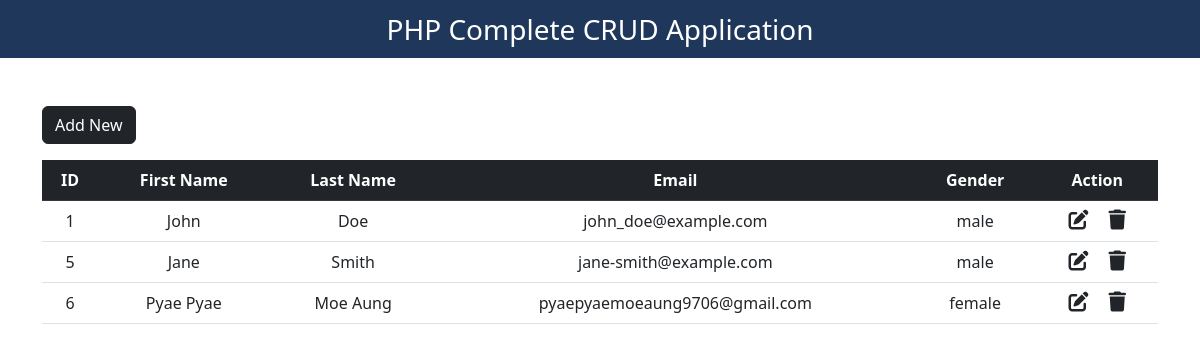
The page / on the database its author committed.
### tables this page shows
CREATE TABLE `crud` (
  `id` int(11) NOT NULL,
  `first_name` varchar(255) NOT NULL,
  `last_name` varchar(255) NOT NULL,
  `email` varchar(255) NOT NULL,
  `gender` varchar(255) NOT NULL
);

### index.php (the view, shortened to what this page needs)
<?php
include "db_conn.php"; ?>
<!doctype html>
<html lang="en">
  <head>
    <link href="https://cdn.jsdelivr.net/npm/bootstrap@5.3.0/dist/css/bootstrap.min.css" rel="stylesheet">
    <link rel="stylesheet" href="https://cdnjs.cloudflare.com/ajax/libs/font-awesome/6.4.0/css/all.min.css" />
  </head>
  <body>
    <nav class="navbar navbar-light justify-content-center fs-3 mb-5" style="background-color: #1E375A;color:white;">
          PHP Complete CRUD Application
    </nav>
    <div class="container">
        <a href="add_new.php" class="btn btn-dark mb-3">Add New</a>
        <table class="table table-hover text-center">
            <thead class="table-dark">
                <tr>
                    <th scope="col">ID</th>
                    <th scope="col">First Name</th>
                    <th scope="col">Last Name</th>
                    <th scope="col">Email</th>
                    <th scope="col">Gender</th>
                    <th scope="col">Action</th>
                </tr>
            </thead>
            <tbody>
			<?php
   $sql = "SELECT * FROM `crud`";
   $result = mysqli_query($conn, $sql);
   while ($row = mysqli_fetch_assoc($result)) { ?>
				<tr>
					<td><?php echo $row["id"]; ?></td>
					<td><?php echo $row["first_name"]; ?></td>
					<td><?php echo $row["last_name"]; ?></td>
					<td><?php echo $row["email"]; ?></td>
					<td><?php echo $row["gender"]; ?></td>
					<td>
						<a href="edit.php?id=<?php echo $row[
        "id"
      ]; ?>" class="link-dark"><i class="fa-solid fa-pen-to-square fs-5 me-3"></i></a>
						<a href="delete.php?id=<?php echo $row[
        "id"
      ]; ?>" class="link-dark" onclick='return confirmDelete()'><i class="fa-solid fa-trash fs-5"></i></a>
					</td>
				</tr>
				<?php }
   ?>
			</tbody>
        </table>
    </div>
  </body>
</html>

### rows shown on the page
crud: id "1", first_name "John", last_name "Doe", email "john_doe@example.com", gender "male"
crud: id "5", first_name "Jane", last_name "Smith", email "jane-smith@example.com", gender "male"
crud: id "6", first_name "Pyae Pyae", last_name "Moe Aung", email "pyaepyaemoeaung9706@gmail.com", gender "female"
